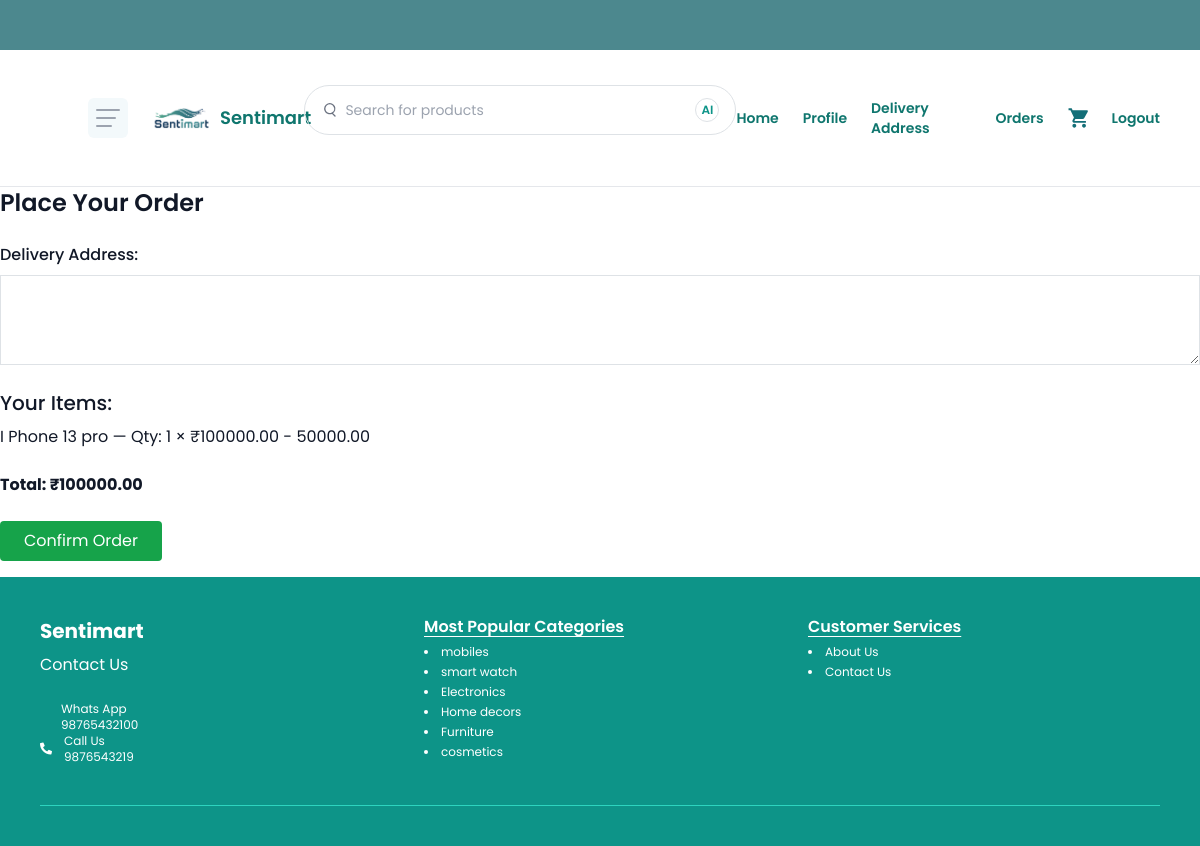
The app's page /buyer/place_order/ (signed in), older data.
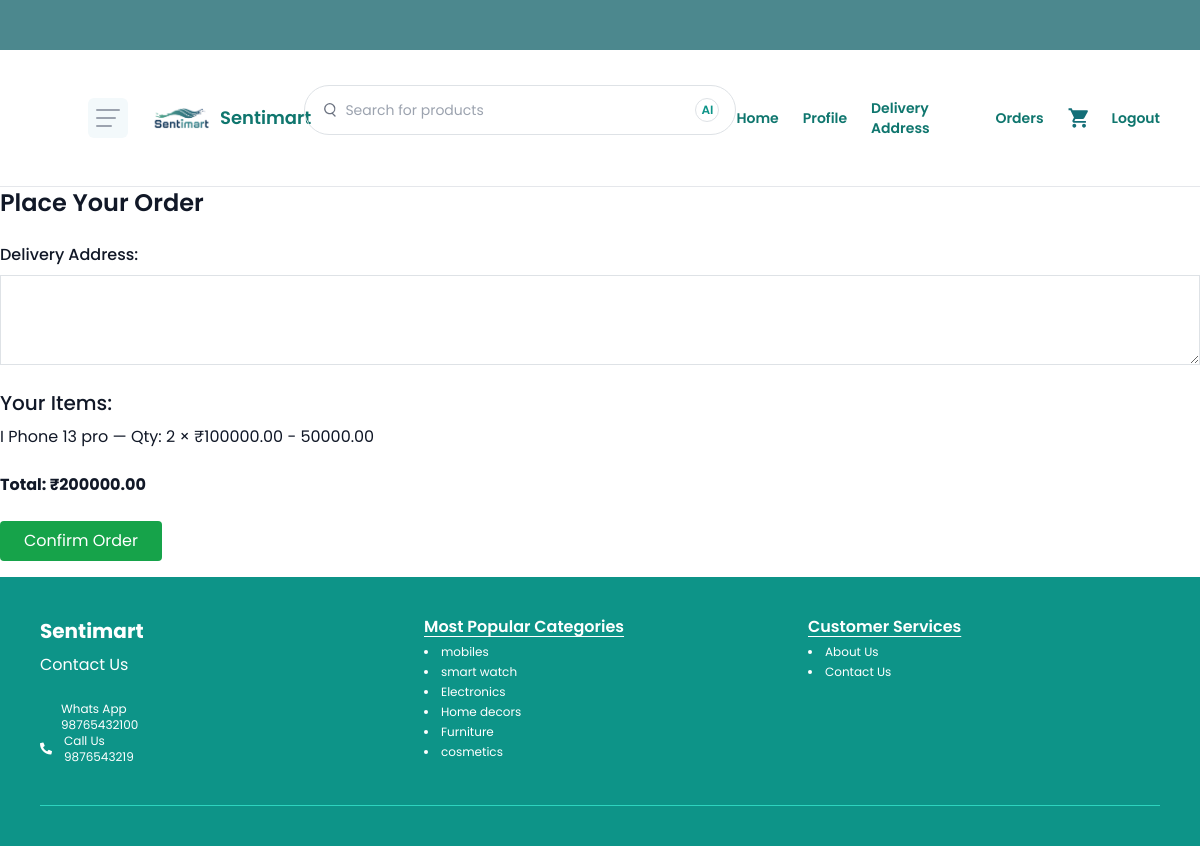
The same page, newer data.
### products/models.py (models this page shows, shortened)
class CartItem(models.Model):
    user = models.ForeignKey(settings.AUTH_USER_MODEL, on_delete=models.CASCADE)
    product = models.ForeignKey(Product, on_delete=models.CASCADE)
    quantity = models.PositiveIntegerField(default=1)
    added_at = models.DateTimeField(auto_now_add=True)
    selected_color = models.CharField(max_length=20, blank=True)
    selected_size = models.CharField(max_length=10, blank=True)

class Product(models.Model):
    seller = models.ForeignKey(settings.AUTH_USER_MODEL, on_delete=models.CASCADE)
    category = models.ForeignKey(Category, on_delete=models.SET_NULL, related_name='products', null=True)
    sub_category = models.CharField(max_length=100)
    name = models.CharField(max_length=200)
    description = models.TextField()
    colors = ["Brown", "Red", "Yellow", "Green", "Black"]
    sizes = ["S", "M", "L", "XL", "XXL"]
    image = models.ImageField(upload_to='products/')
    brand_name = models.CharField(max_length=100)
    model_number = models.CharField(max_length=100)
    base_price = models.DecimalField(max_digits=10, decimal_places=2)
    discount = models.DecimalField(max_digits=10, decimal_places=2)
    stock = models.PositiveIntegerField(default=0)

### buyer/views.py (the view, shortened to what this page needs)
# urls.py: path('place_order/' , views.place_order, name='place_order'),
@login_required
def place_order(request):
    cart_items = CartItem.objects.filter(user=request.user)
    if not cart_items.exists():
        return redirect('cart')
    total_price = sum(item.product.base_price * item.quantity for item in cart_items)
    return render(request, 'buyer/place_order.html', {'cart_items': cart_items, 'total_price': total_price})

### buyer/templates/buyer/place_order.html (shortened to what this page needs)
{% extends './buyer_base.html' %}
{% block content %}
<h2 class="text-2xl font-semibold mb-4">Place Your Order</h2>
<form method="post">
    <div class="mb-4">
        <label for="address" class="block font-medium">Delivery Address:</label>
        <textarea name="address" id="address" rows="3" class="w-full border p-2" required></textarea>
    </div>
    <h3 class="text-xl font-medium mb-2">Your Items:</h3>
    <ul class="mb-4">
        {% for item in cart_items %}
        <li>
            {{ item.product.name }} — Qty: {{ item.quantity }} × ₹{{ item.product.base_price }} - {{ item.product.discount }}
        </li>
        {% endfor %}
    </ul>
    <p class="font-bold mb-4">Total: ₹{{ total_price }}</p>
    <button type="submit" class="bg-green-600 text-white px-4 py-2 rounded">Confirm Order</button>
</form>
{% endblock %}

Row changes from the older to the newer data that the page shows:
changed CartItem "I Phone 13 pro": quantity "1" → "2"
Text that changed along with them:
{{ total_price }}: "100000.00" → "200000.00"
